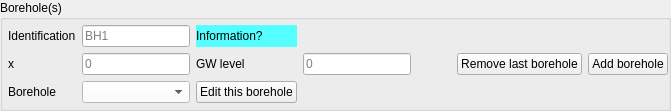
              <widget class="QGroupBox" name="groupBox_2">
               <property name="title">
                <string>Borehole(s)</string>
               </property>
               <layout class="QGridLayout" name="gridLayout_6">
                <property name="leftMargin">
                 <number>5</number>
                </property>
                <property name="topMargin">
                 <number>5</number>
                </property>
                <property name="rightMargin">
                 <number>0</number>
                </property>
                <property name="bottomMargin">
                 <number>5</number>
                </property>
                <item row="1" column="6">
                 <spacer name="horizontalSpacer_3">
                  <property name="orientation">
                   <enum>Qt::Horizontal</enum>
                  </property>
                  <property name="sizeHint" stdset="0">
                   <size>
                    <width>40</width>
                    <height>20</height>
                   </size>
                  </property>
                 </spacer>
                </item>
                <item row="2" column="2">
                 <widget class="QPushButton" name="pushButton_96">
                  <property name="text">
                   <string>Edit this borehole</string>
                  </property>
                 </widget>
                </item>
                <item row="1" column="1">
                 <widget class="QLineEdit" name="lineEdit_5">
                  <property name="sizePolicy">
                   <sizepolicy hsizetype="Preferred" vsizetype="Fixed">
                    <horstretch>0</horstretch>
                    <verstretch>0</verstretch>
                   </sizepolicy>
                  </property>
                  <property name="text">
                   <string/>
                  </property>
                  <property name="placeholderText">
                   <string>0</string>
                  </property>
                 </widget>
                </item>
                <item row="1" column="7">
                 <widget class="QPushButton" name="pushButton_11">
                  <property name="text">
                   <string>Remove last borehole</string>
                  </property>
                 </widget>
                </item>
                <item row="1" column="2">
                 <widget class="QLabel" name="label_6">
                  <property name="text">
                   <string>GW level</string>
                  </property>
                 </widget>
                </item>
                <item row="2" column="0">
                 <widget class="QLabel" name="label_101">
                  <property name="text">
                   <string>Borehole</string>
                  </property>
                 </widget>
                </item>
                <item row="2" column="1">
                 <widget class="QComboBox" name="comboBox_33">
                  <property name="styleSheet">
                   <string notr="true">background-color: rgb(255, 255, 255);</string>
                  </property>
                 </widget>
                </item>
                <item row="1" column="0">
                 <widget class="QLabel" name="label_5">
                  <property name="text">
                   <string>x </string>
                  </property>
                 </widget>
                </item>
                <item row="1" column="3">
                 <widget class="QLineEdit" name="lineEdit_6">
                  <property name="sizePolicy">
                   <sizepolicy hsizetype="Preferred" vsizetype="Fixed">
                    <horstretch>0</horstretch>
                    <verstretch>0</verstretch>
                   </sizepolicy>
                  </property>
                  <property name="placeholderText">
                   <string>0</string>
                  </property>
                 </widget>
                </item>
                <item row="1" column="8">
                 <widget class="QPushButton" name="pushButton">
                  <property name="text">
                   <string>Add borehole</string>
                  </property>
                 </widget>
                </item>
                <item row="0" column="0">
                 <widget class="QLabel" name="label_156">
                  <property name="text">
                   <string>Identification</string>
                  </property>
                 </widget>
                </item>
                <item row="0" column="1">
                 <widget class="QLineEdit" name="lineEdit_86">
                  <property name="placeholderText">
                   <string>BH1</string>
                  </property>
                 </widget>
                </item>
                <item row="0" column="2">
                 <widget class="QLabel" name="label_78">
                  <property name="toolTip">
                   <string>&lt;html&gt;&lt;head/&gt;&lt;body&gt;&lt;p&gt;Borehole name (identification) must not begin with numbers. Please use no space and special characters for borehole name.&lt;/p&gt;&lt;/body&gt;&lt;/html&gt;</string>
                  </property>
                  <property name="styleSheet">
                   <string notr="true">background-color: rgb(85, 255, 255);</string>
                  </property>
                  <property name="text">
                   <string>Information?</string>
                  </property>
                 </widget>
                </item>
               </layout>
              </widget>
